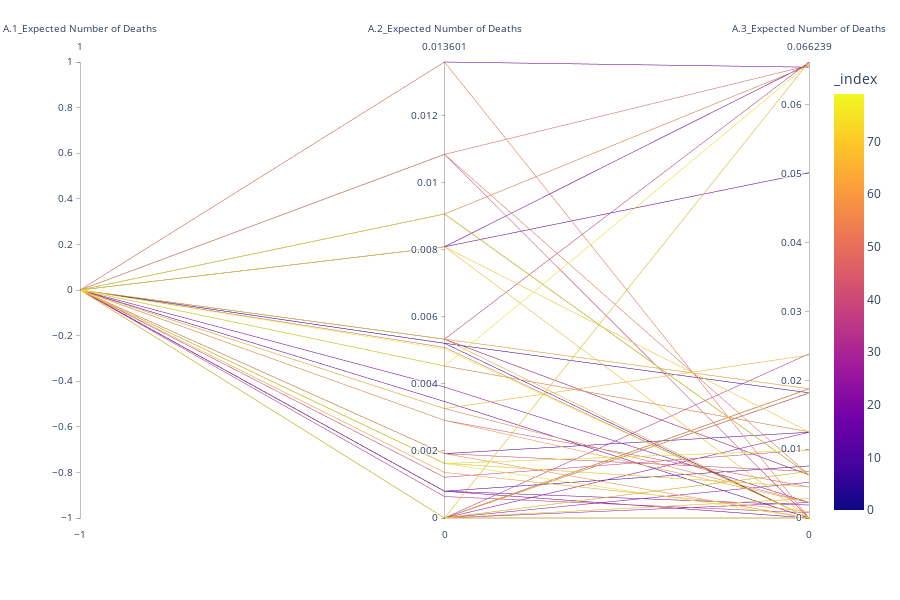

Notebook source saved alongside this figure:
### Code cell
import plotly.express as px
# fig, ax = plt.subplots(figsize=(20,20))

fig = px.parallel_coordinates(give_me_deaths,color=give_me_deaths.index,
                              dimensions=give_me_deaths.iloc[:,1:4].columns
                              , width=900, height=600)
fig.show()
